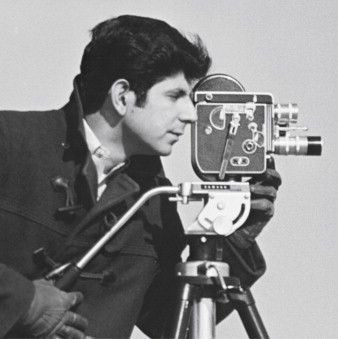
#> input picture img/cameraman_face.jpg, 338 x 339 px
$ python clase25sept.py
#> lines starting #> are read from the running program, lines starting #| are printed output that depends on the picture
import cv2 as cv
import time

def sliding_window(img, step, window_size):
	""" Apply a sliding window over an image

	Args:
		img(numpy array): Image to apply sliding window
		step (int): Distance in pixels between two windows
		window_size (tuple): Window size in pixels (rows, cols)

	Returns: Generator of corresponding windows
	"""

	r, c = img.shape[0:2]
	for j in range(0, r, step):
		for i in range(0, c, step):
			yield (i, j, img[j:j + window_size[1], i:i + window_size[0]])

	return None


def sliding_window_view(img, step, window_size):
	""" Draw a square over a sliding window

	Args:
		img (numpy array): Image to apply sliding window
		step (int): Distance in pixels between two windows
		windoe_size(tuple): Window size in pixels (rows, cols)

	Returns: None
	"""
	win_r, win_r = window_size

	for (i, j, window) in sliding_window(img, step=step, window_size=window_size):
		if window.shape[0] != win_r or window.shape[1] != win_c:
			continue

		clone = img.copy()
		cv.rectangle(clone, (i,j), (i+win_c, j + win_r), (0, 255, 0), 1)
		cv.imshow("Sliding Window demo", clone)

		#only for visual purposes
		cv.waitKey(1)
		time.sleep(0.01)

	return None

if __name__ == '__main__':
	import argparse
	parser = argparse.ArgumentParser()
	parser.add_argument('-path', type=str, help='Path to image', default='../img/cameraman_face.jpg')
	parser.add_argument('-step', type=int, help='Step of windows in rows and cols', default=16)
	args= parser.parse_args()

	img = cv.imread(args.path, cv.IMREAD_UNCHANGED)
#> img is the input picture: shape (339, 338, 3); mean B, G, R 133.8, 133.5, 133.5
	if img.shape != None:
		win_r, win_c = (32,32)
		win_size = (win_r, win_c)
		sliding_window_view(img, args.step, win_size)
#> the loop in sliding_window_view, `for (i, j, window) in sliding_window(img, step=step, window_size=windo..` made 484 passes
#> (i, j) on passes 2 to 4: (16, 0), (32, 0), (48, 0)
#> pass 1, in sliding_window_view, `cv.imshow("Sliding Window demo", clone)`:
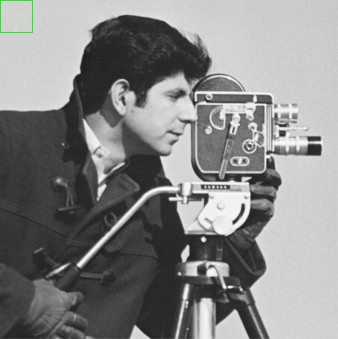
#> window 'Sliding Window demo': shape (339, 338, 3); mean B, G, R 133.5, 133.5, 133.3
#> pass 2, in sliding_window_view, `cv.imshow("Sliding Window demo", clone)`:
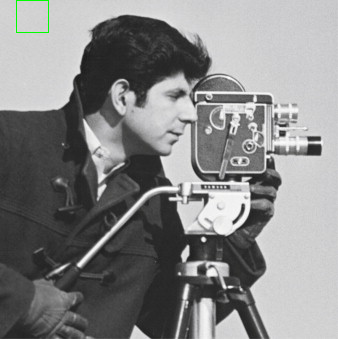
#> window 'Sliding Window demo': shape (339, 338, 3); mean B, G, R 133.5, 133.5, 133.3
	else:
		print('Image not found at {0}'.format(args.pathc))
